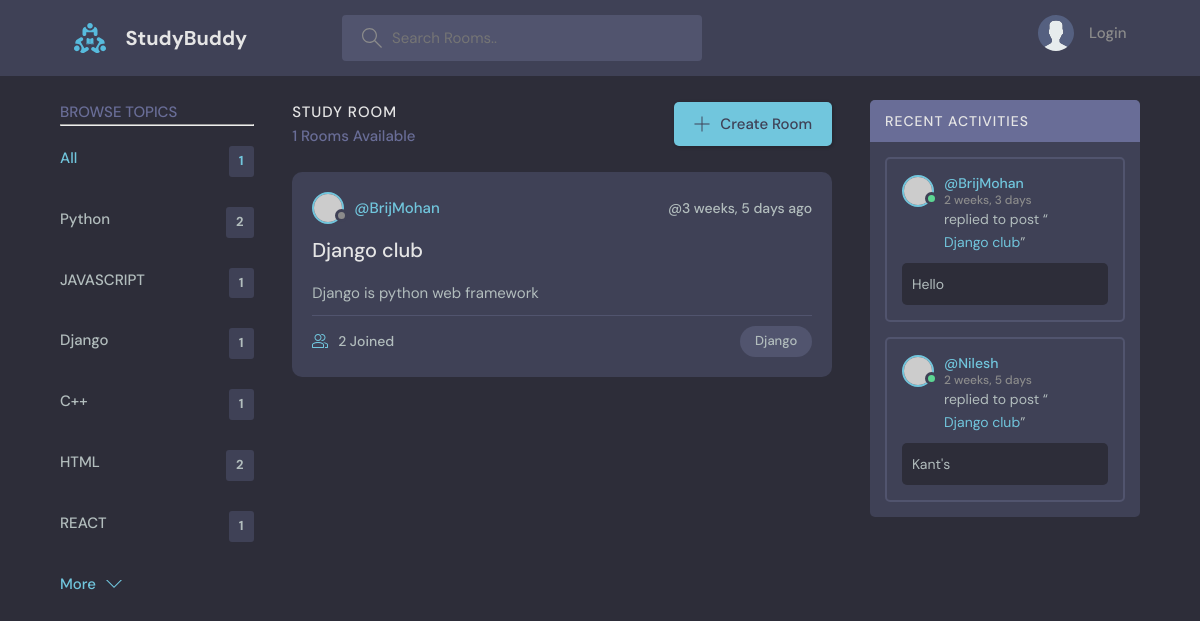
Screenshot of /?q=Django with the database file from the repository.
### base/models.py (models this page shows, shortened)
class Topic(models.Model):
    name = models.CharField(max_length=200)
    def __str__(self):
        return self.name

class Room(models.Model):
    host = models.ForeignKey(User,on_delete=models.SET_NULL,null=True)
    topic = models.ForeignKey(Topic,on_delete=models.SET_NULL,null=True)
    name = models.CharField(max_length=200)
    participants = models.ManyToManyField(User,related_name='participants',blank=True)
    description = models.TextField(null=True,blank=True)
    updated=models.DateTimeField(auto_now=True)
    created = models.DateTimeField(auto_now_add=True)
    class Meta:
        ordering = ['-updated','-created']

class Message(models.Model):
    user = models.ForeignKey(User,on_delete=models.CASCADE)
    room = models.ForeignKey(Room,on_delete=models.CASCADE)
    body = models.TextField()
    updated=models.DateTimeField(auto_now=True)
    created = models.DateTimeField(auto_now_add=True)
    class Meta:
        ordering = ['-updated','-created']
    def __str__(self):
        return self.body[0:50]

### base/views.py (the view)
# urls.py: path('',views.home,name='home'),
def home(request):
    q = request.GET.get('q') if request.GET.get('q') != None else ''
    rooms = Room.objects.filter(Q(topic__name__icontains=q) |
                                Q(name__icontains=q) |
                                Q(description__icontains=q)
                                )
    topics = Topic.objects.all()
    room_count = rooms.count()
    room_messages = Message.objects.filter(Q(room__topic__name__icontains=q))
    context={'rooms':rooms,'topics':topics,'room_count':room_count,'room_messages':room_messages}
    return render(request,'base/home.html',context)

### base/templates/base/home.html (shortened to what this page needs)
{% extends 'main.html' %}
{% load static %}
{% block content %}
    <main class="layout layout--3">
      <div class="container">
        <div>
          {%include 'base/topics_component.html' %}
        </div>
        <div class="roomList">
          <div class="roomList__header">
            <div>
              <h2>Study Room</h2>
              <p>{{room_count}} Rooms Available</p>
            </div>
            <a class="btn btn--main" href="{% url 'create-room' %}">
              <svg version="1.1" xmlns="http://www.w3.org/2000/svg" width="32" height="32" viewBox="0 0 32 32">
                <title>add</title>
                <path
                  d="M16.943 0.943h-1.885v14.115h-14.115v1.885h14.115v14.115h1.885v-14.115h14.115v-1.885h-14.115v-14.115z"
                ></path>
              </svg>
              Create Room
            </a>
          </div>
          <div>
            {%include 'base/feed_component.html' %}
          </div>
        </div>
        <div class="activities">
          {%include 'base/activity_component.html' %}
        </div>
      </div>
    </main>
    {% endblock %}

### base/templates/base/topics_component.html
<div class="topics">
    <div class="topics__header">
      <h2>Browse Topics</h2>
      <hr>
    </div>
    <ul class="topics__list">
        <li>
            <a href="{% url 'home' %}" class="active">All <span>{{rooms.count}}</span></a>
        </li>
        {% for topic in topics %}
        <li>
            <a href="{% url 'home'%}?q={{topic.name}}">{{topic.name}} <span>{{topic.room_set.all.count}}</span></a>
        </li>
        {% endfor %}
    </ul>
    <a class="btn btn--link" href="#">
        More
        <svg version="1.1" xmlns="http://www.w3.org/2000/svg" width="32" height="32" viewBox="0 0 32 32">
          <title>chevron-down</title>
          <path d="M16 21l-13-13h-3l16 16 16-16h-3l-13 13z"></path>
        </svg>
      </a>
  </div>

### base/templates/base/feed_component.html (shortened to what this page needs)
<div>
    {% for room in rooms %}
<div class="roomListRoom">
    <div class="roomListRoom__header">
      <a href="{% url 'user-profile' room.host.id %}" class="roomListRoom__author">
        <div class="avatar avatar--small">
          <img src="https://randomuser.me/api/portraits/men/13.jpg" alt="Image description" />
        </div>
        <span>@{{room.host.username}}</span>
      </a>
      <div class="roomListRoom__actions">
        <span>@{{room.created | timesince }} ago</span>
      </div>
    </div>
    <div class="roomListRoom__content">
      <a href="{% url 'room' room.id %}">{{room.name}}</a>
      <p>{{room.description}}</p>
    </div>
    <div class="roomListRoom__meta">
      <a href="{% url 'room' room.id %}" class="roomListRoom__joined">
        {{room.participants.count}} Joined
      </a>
      <p class="roomListRoom__topic">{{room.topic}}</p>
    </div>
  </div>
  {% endfor %}
</div>

### base/templates/base/activity_component.html (shortened to what this page needs)
<div class="activities__header">
    <h2>Recent Activities</h2>
  </div>
  <div>
    {% for message in room_messages %}
  <div class="activities__box">
    <div class="activities__boxHeader roomListRoom__header">
      <a href="{% url 'user-profile' message.user.id %}" class="roomListRoom__author">
        <div class="avatar avatar--small active">
          <img src="https://randomuser.me/api/portraits/men/13.jpg" />
        </div>
        <p>
          @{{message.user}}
          <span>{{message.created|timesince}}</span>
        </p>
      </a>
    </div>
    <div class="activities__boxContent">
      <p>replied to post “<br><a href="{% url 'room' message.room.id %}">{{message.room.name}}</a>”</p>
      <div class="activities__boxRoomContent">{{message}}</div>
    </div>
  </div>
  {% endfor %}
  </div>

### rows the page displays
Topic: name "Python", room_set.all.count "2"
Topic: name "JAVASCRIPT", room_set.all.count "1"
Topic: name "Django", room_set.all.count "1"
Topic: name "C++", room_set.all.count "1"
Topic: name "HTML", room_set.all.count "2"
Topic: name "REACT", room_set.all.count "1"
Room: host.username "BrijMohan", created "3 weeks, 5 days", name "Django club", description "Django is python web framework", participants.count "2", topic "Django"
Message: user "BrijMohan", created "2 weeks, 3 days", room.name "Django club", body "Hello"
Message: user "Nilesh", created "2 weeks, 5 days", room.name "Django club", body "Kant's"

### other values shown
{{ rooms.count }} "1"
{{ room_count }} "1"
